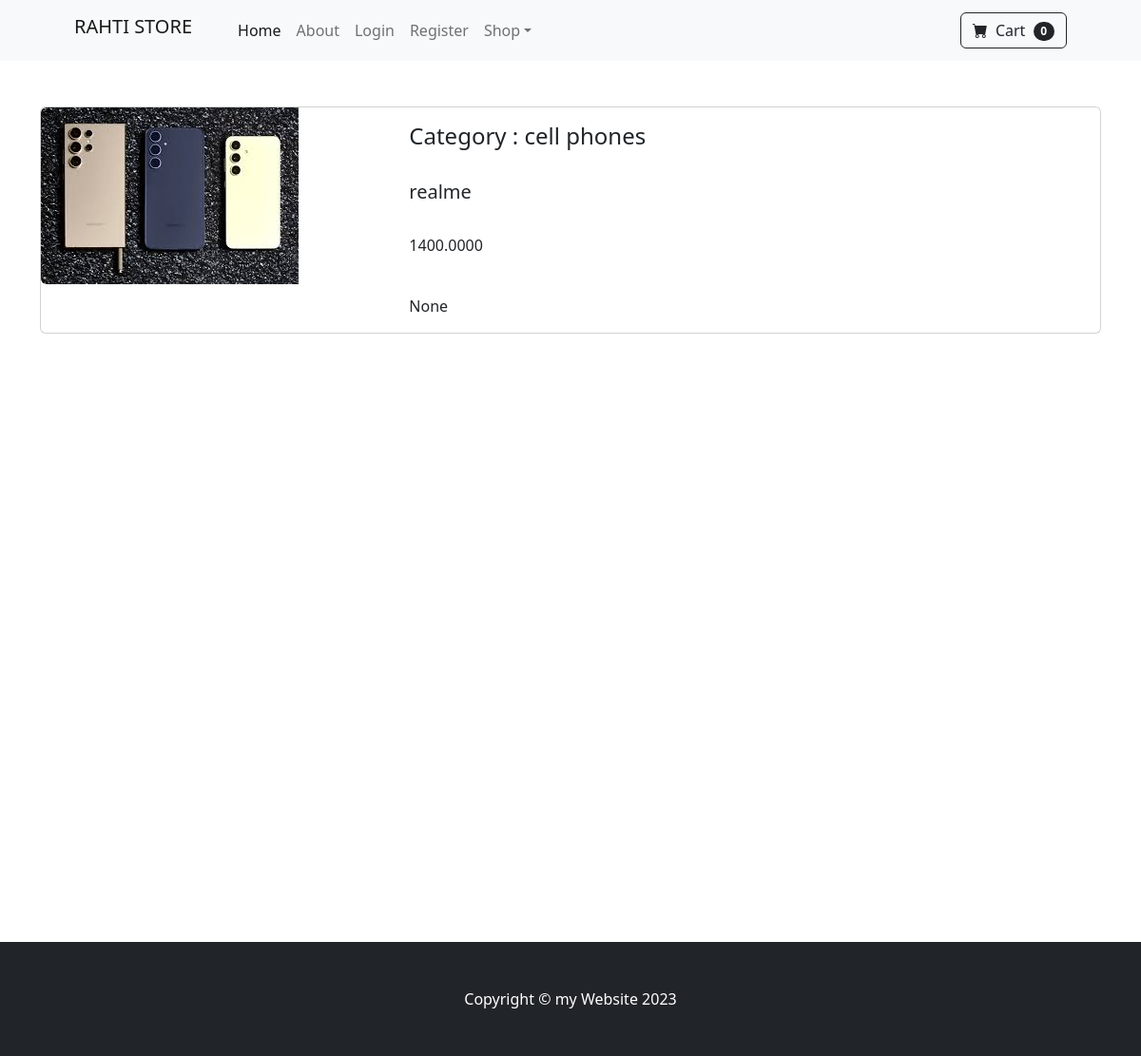
/product/5, run on the app's committed database.
### store/models.py (models this page shows, shortened)
class Product(models.Model) :
    product_name        = models.CharField(max_length=50)
    product_price       = models.DecimalField(max_digits=10, decimal_places=4, default=0)
    product_description = models.CharField(max_length=50, default='', blank=True, null=True)
    product_catgory     = models.ForeignKey(Category, on_delete=models.CASCADE, default=1)
    product_image       = models.ImageField(upload_to='uploads/product/')
    is_sale             = models.BooleanField(default=False)
    sell_price          = models.DecimalField(max_digits=10, decimal_places=4, default=0)

class Category(models.Model) :
    name = models.CharField(max_length=50)
    def __str__(self):
        return self.name
    class Meta :
        verbose_name_plural = 'Categories'

### store/views.py (the view)
# urls.py: path('product/<int:pk>', product_view, name="product")
def product_view(request, pk):
    product=Product.objects.get(id = pk )
    return render(request,'product.html', {'product':product})

### store/templates/product.html
{% extends "base.html" %}
{% block content %}
<br><br>
<div class="container">
  <div class="card mb-3" >
    <div class="row g-0">
      <div class="col-md-4">
        <img src="{{product.product_image.url}}" class="img-fluid rounded-start" alt="...">
      </div>
      <div class="col-md-8">
        <div class="card-body">
          <h4 class="card-title">Category : {{product.product_catgory}}</h4><br>
          <h5 class="card-title">{{product.product_name}}</h5><br>
          <p class="card-text">{{product.product_price}}</p><br>
          <p class="card-text">{{product.product_description}}</p>
        </div>
      </div>
    </div>
  </div>
</div>
<br><br>
                  <br><br>
                  <br><br>
                  <br><br>
                  <br><br>
                  <br><br>
                  <br><br>
                  <br><br>
                  <br><br>
                  <br><br>
                  <br><br>
                  <br><br>
                  <br><br>
{% endblock content %}

### data on the page
Product: product_image (picture), product_catgory "cell phones", product_name "realme", product_price "1400.0000", product_description "None"
